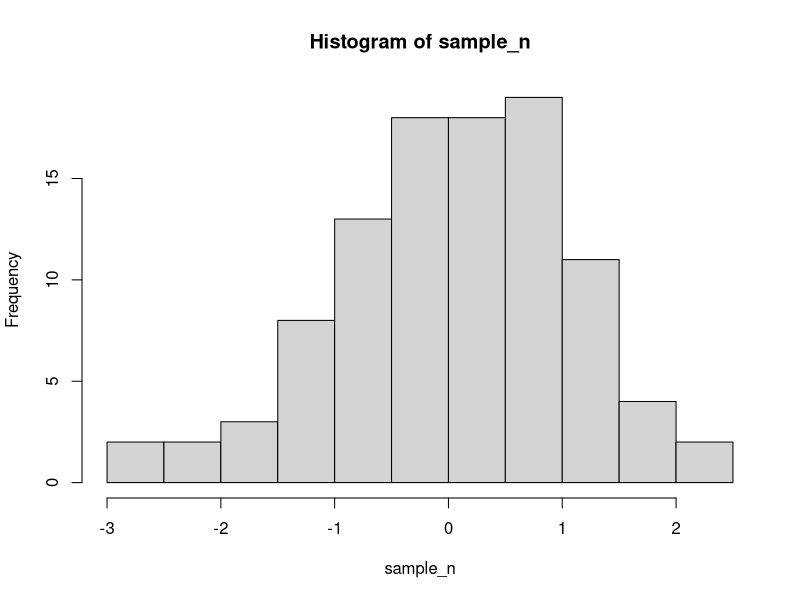
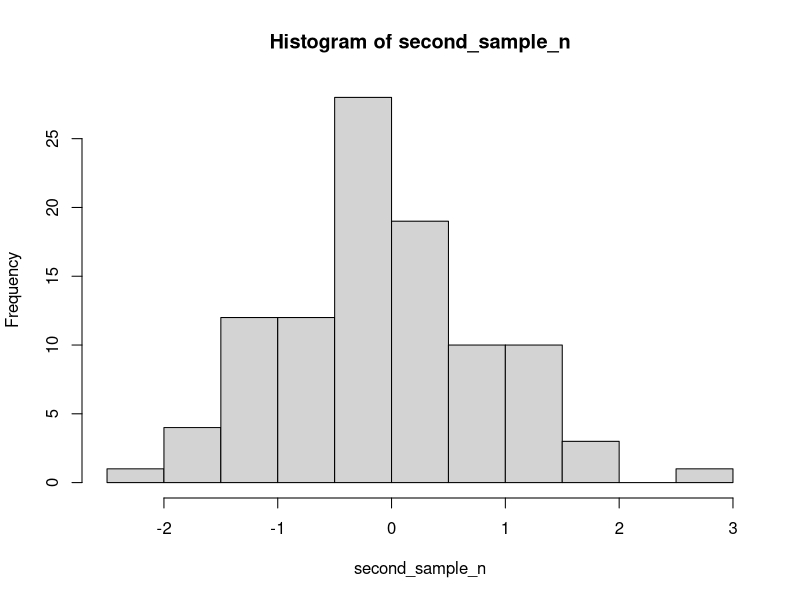
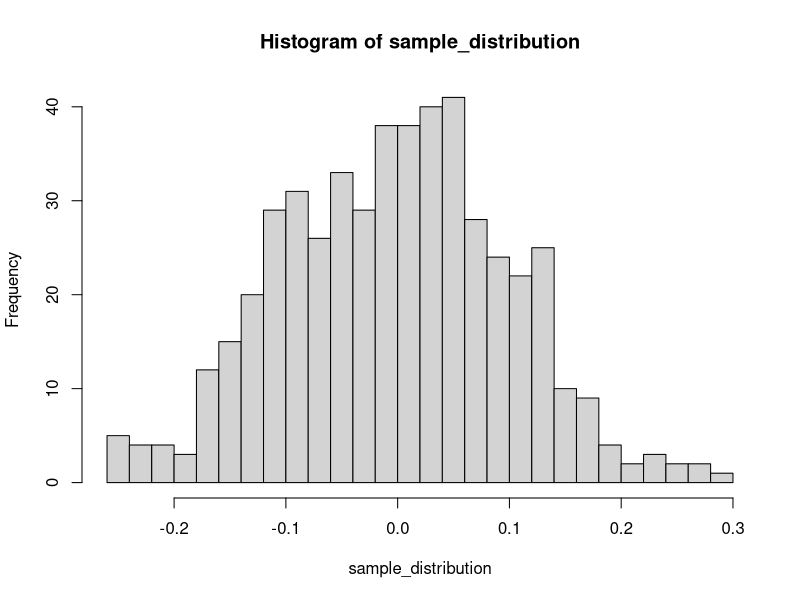
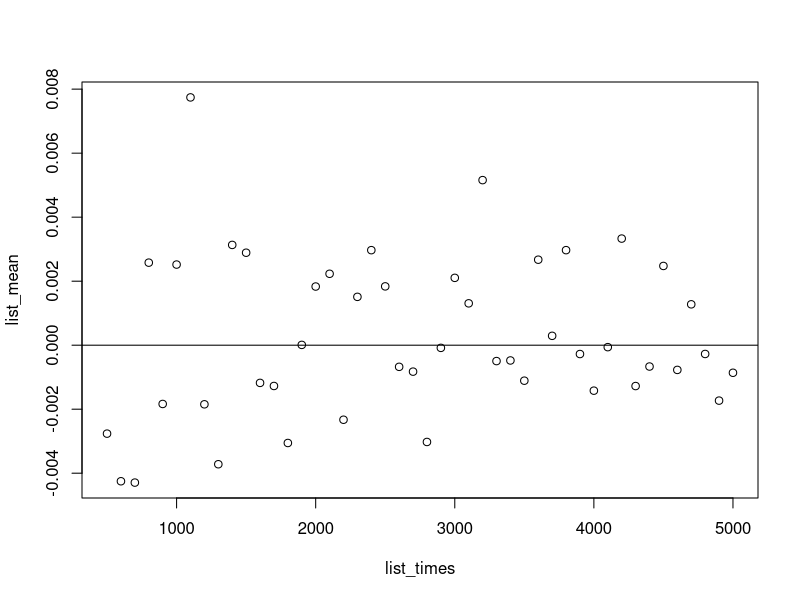
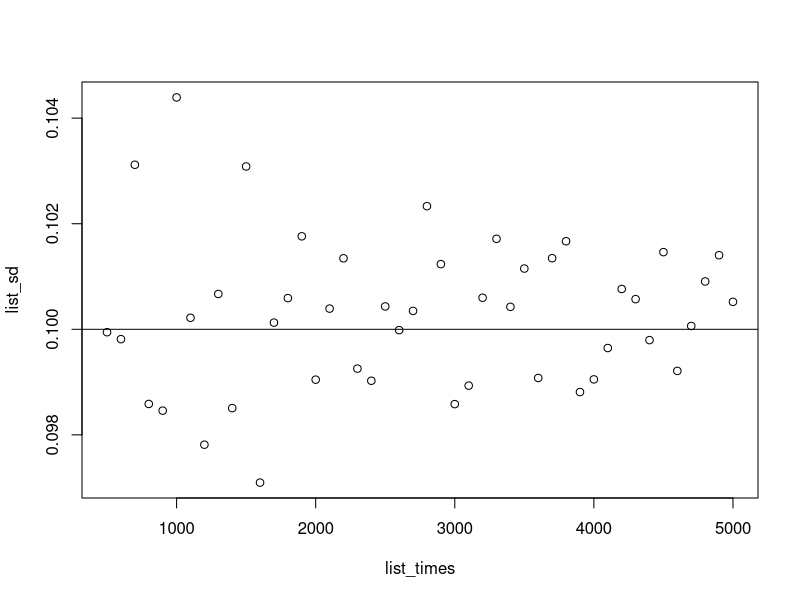

The R source for these figures, in order:
## ---- chunk 1
set.seed(42)
n <- 100
sample_n <- rnorm(n = n, mean = 0, sd = 1)
hist(sample_n)
mean(sample_n)
## ---- chunk 2
second_sample_n <- rnorm(n = n, mean = 0, sd = 1)
hist(second_sample_n)
mean(second_sample_n)
## ---- chunk 3
set.seed(42)
times <- 500
sample_distribution <- vector(mode = "numeric", length = times)
for (i in seq(1, times, 1)) {
  sample_distribution[i] <- mean(rnorm(n = n, mean = 0, sd = 1))
}
hist(sample_distribution, breaks = 30)
## ---- chunk 4
sample_distribution[c(1, 2)]
## ---- chunk 5
mean(sample_distribution)
## ---- chunk 6
sd(sample_distribution)
1 / sqrt(n)
## ---- chunk 7
max_times <- 5000
list_times <- seq(500, max_times, 100)
list_mean <- vector(mode = "numeric", length = length(list_times))
list_sd <- vector(mode = "numeric", length = length(list_times))
set.seed(42)
for (t in seq_along(list_times)) {
  sample_distribution <- vector(mode = "numeric", length = list_times[t])
  for (i in seq(1, list_times[t], 1)) {
    sample_distribution[i] <- mean(rnorm(n = n, mean = 0, sd = 1))
  }
  list_mean[t] <- mean(sample_distribution)
  list_sd[t] <- sd(sample_distribution)
}
plot(list_times, list_mean)
abline(h = 0)
plot(list_times, list_sd)
abline(h = 1 / sqrt(n))
